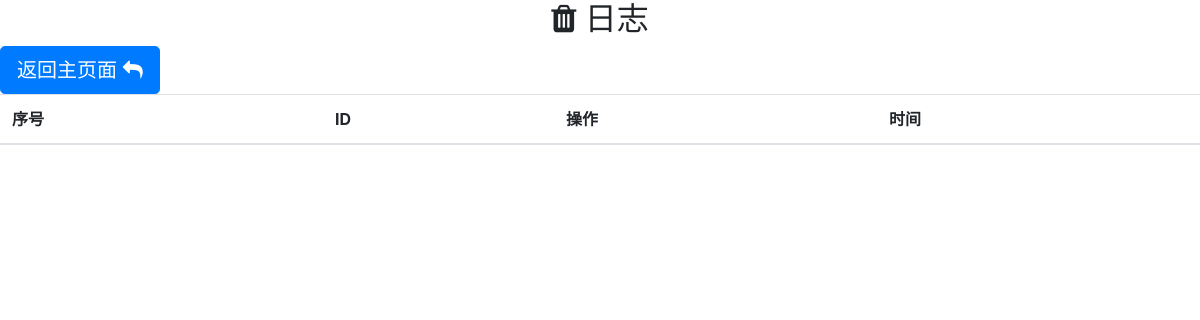
The app's page /app/log_page/, older data.
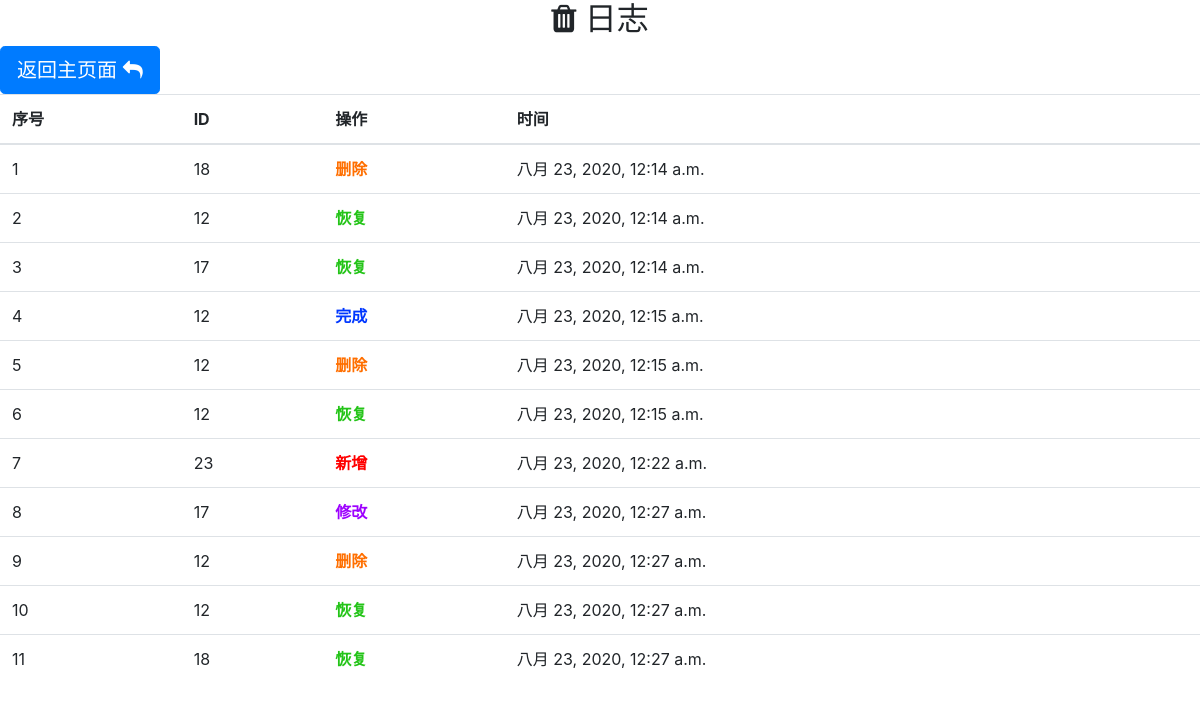
The same page, newer data.
### app/models.py (models this page shows)
class Log(models.Model):
    choices = (
        ('A', 'Add'),
        ('E', 'Edit'),
        ('D', 'Delete'),
        ('F', 'Finish'),
        ('R', 'Recover')
    )
    n_id = models.CharField(verbose_name='记事id', max_length=10000)
    operation = models.CharField(verbose_name='操作', choices=choices, max_length=1)
    r_time = models.DateTimeField(verbose_name='记录时间')

### app/views.py (the view)
# urls.py: path('log_page/', views.log_page),
def log_page(request):
    logs = [i for i in Log.objects.all()]
    return render(request, 'log.html', {'log': logs})

### app/templates/log.html (shortened to what this page needs)
<!DOCTYPE html>
<html lang="en">
<head>
    {% load static %}
    <link rel="stylesheet" href="{% static 'css/bootstrap.min.css' %}">
    <link rel="stylesheet" href="{% static 'css/sweetalert.css' %}">
    <link rel="stylesheet" href="{% static 'css/bootstrap-table.min.css' %}">
    <link rel="stylesheet" href="https://cdn.staticfile.org/font-awesome/4.7.0/css/font-awesome.css">
</head>
<body>
<div style="text-align: center;">
    <h2><i class="fa fa-trash"></i>
        日志
    </h2>
</div>
<button type="button" class="btn btn-primary btn-lg" id="backMain">返回主页面
    <i class="fa fa-reply" aria-hidden="true" style="font-size:20px"></i>
</button>
<table id="logList" class="table table-hover">
    <thead>
    <tr>
        <th>序号</th>
        <th>ID</th>
        <th>操作</th>
        <th>时间</th>
    </tr>
    </thead>
    <tbody>
    {% for i in log %}
        <tr>
            <td>{{ i.id }}</td>
            <td>{{ i.n_id }}</td>
            {% if i.operation == 'A' %}
                <td class="add">新增</td>
            {% elif i.operation == 'E' %}
                <td class="edit">修改</td>
            {% elif i.operation == 'R' %}
                <td class="recover">恢复</td>
            {% elif i.operation == 'D' %}
                <td class="delete">删除</td>
            {% elif i.operation == 'F' %}
                <td class="finish">完成</td>
            {% endif %}
            <td>{{ i.r_time }}</td>
        </tr>
    {% endfor %}
    </tbody>
</table>
</body>
</html>

### app/templates/log.html (style rules this page uses)
.add { color: red; font-weight: bold; }
.edit { color: #9d00ff; font-weight: bold; }
.delete { color: #ff6f00; font-weight: bold; }
.recover { color: #24c418; font-weight: bold; }
.finish { color: #0037ff; font-weight: bold; }

Row changes from the older to the newer data that the page shows:
added Log: id "1", n_id "18", operation "删除", r_time "八月 23, 2020, 12:14 a.m."
added Log: id "2", n_id "12", operation "恢复", r_time "八月 23, 2020, 12:14 a.m."
added Log: id "3", n_id "17", operation "恢复", r_time "八月 23, 2020, 12:14 a.m."
added Log: id "4", n_id "12", operation "完成", r_time "八月 23, 2020, 12:15 a.m."
added Log: id "5", n_id "12", operation "删除", r_time "八月 23, 2020, 12:15 a.m."
added Log: id "6", n_id "12", operation "恢复", r_time "八月 23, 2020, 12:15 a.m."
added Log: id "7", n_id "23", operation "新增", r_time "八月 23, 2020, 12:22 a.m."
added Log: id "8", n_id "17", operation "修改", r_time "八月 23, 2020, 12:27 a.m."
added Log: id "9", n_id "12", operation "删除", r_time "八月 23, 2020, 12:27 a.m."
added Log: id "10", n_id "12", operation "恢复", r_time "八月 23, 2020, 12:27 a.m."
added Log: id "11", n_id "18", operation "恢复", r_time "八月 23, 2020, 12:27 a.m."
